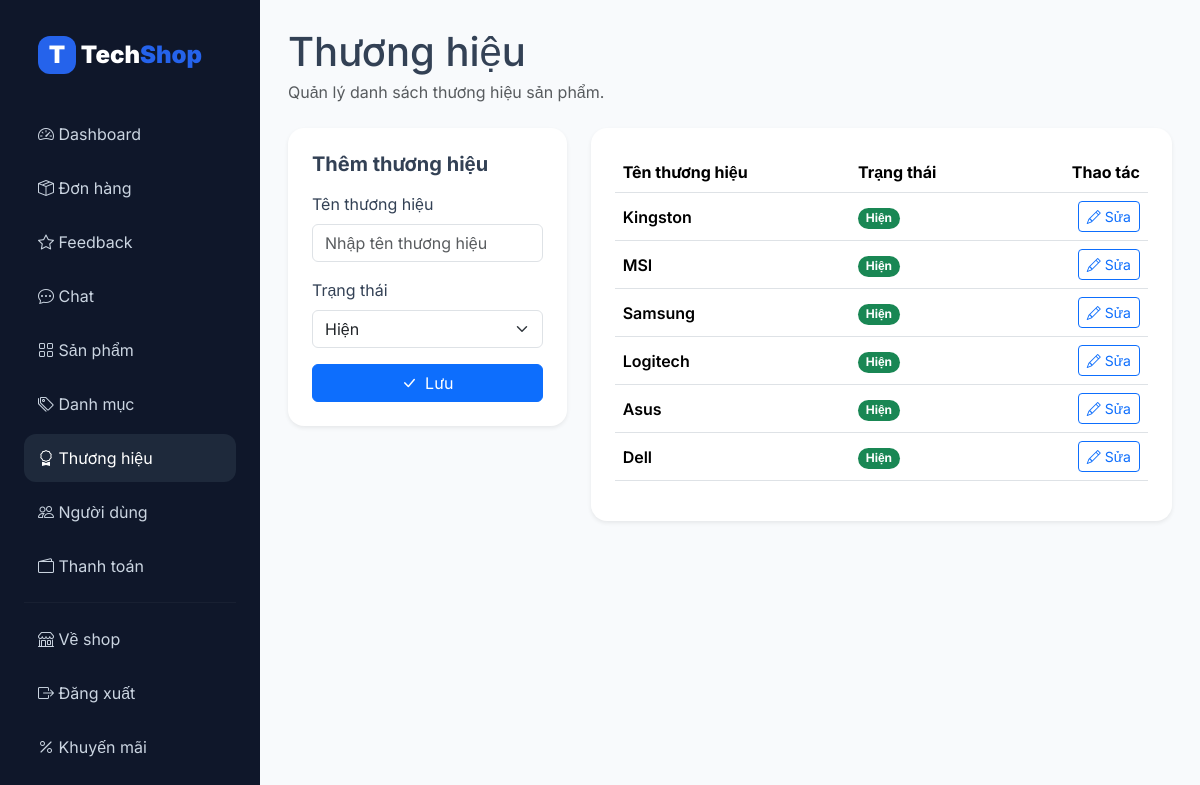
/admin/brands.php (signed in), run on the app's committed database.
### tables this page shows
CREATE TABLE `thuong_hieu` (
  `id_thuong_hieu` int(11) NOT NULL,
  `ten_thuong_hieu` varchar(150) NOT NULL,
  `trang_thai` enum('hien','an') DEFAULT 'hien'
);

### includes/helpers.php (called while the page is built, shortened)
<?php
function h(mixed $value): string
{
    return htmlspecialchars((string)$value, ENT_QUOTES, 'UTF-8');
}
function asset_url(string $path): string
{
    return rtrim(BASE_URL, '/') . '/' . ltrim($path, '/');
}

### config/database.php (called while the page is built, shortened)
<?php
function db_connect(): PDO
{
    $dsn = 'mysql:host=' . DB_HOST . ';port=' . DB_PORT . ';dbname=' . DB_NAME . ';charset=' . DB_CHARSET;
    return new PDO($dsn, DB_USER, DB_PASS, [
        PDO::ATTR_ERRMODE => PDO::ERRMODE_EXCEPTION,
        PDO::ATTR_DEFAULT_FETCH_MODE => PDO::FETCH_ASSOC,
        PDO::ATTR_EMULATE_PREPARES => false,
    ]);
}

### models/AdminCatalog.php (called while the page is built, shortened)
<?php
class AdminCatalog
{
    public function brands(): array
    {
        return $this->pdo
            ->query("SELECT * FROM thuong_hieu ORDER BY id_thuong_hieu DESC")
            ->fetchAll();
    }
}

### admin/brands.php (the view, shortened to what this page needs)
<?php
require_once __DIR__ . '/../models/AdminCatalog.php';
require __DIR__ . '/_layout_start.php';
$m    = new AdminCatalog(db_connect());
$edit = (int)($_GET['edit'] ?? 0);
$row  = $edit ? $m->findBrand($edit) : null;
$rows = $m->brands();
?>
<div class="d-flex justify-content-between align-items-center mb-4">
    <div>
        <h1 class="mb-1">Thương hiệu</h1>
        <p class="text-muted mb-0">Quản lý danh sách thương hiệu sản phẩm.</p>
    </div>
</div>
<div class="row g-4">
    <div class="col-md-4">
        <div class="bg-white p-4 rounded-4 shadow-sm">
            <h5 class="fw-700 mb-3">
                <?= $row ? 'Sửa thương hiệu' : 'Thêm thương hiệu' ?>
            </h5>
            <form method="post">
                <div class="mb-3">
                    <label class="form-label">Tên thương hiệu</label>
                    <input name="name" class="form-control"
                           value="<?= h($row['ten_thuong_hieu'] ?? '') ?>"
                           placeholder="Nhập tên thương hiệu" required>
                </div>
                <div class="mb-3">
                    <label class="form-label">Trạng thái</label>
                    <select name="trang_thai" class="form-select">
                        <option value="hien" <?= ($row['trang_thai'] ?? '') === 'hien' ? 'selected' : '' ?>>Hiện</option>
                    </select>
                </div>
                <button class="btn btn-primary w-100">
                    <i class="bi bi-check-lg me-2"></i>Lưu
                </button>
            </form>
        </div>
    </div>
    <div class="col-md-8">
        <div class="bg-white p-4 rounded-4 shadow-sm table-responsive">
            <table class="table align-middle">
                <thead>
                    <tr>
                        <th>Tên thương hiệu</th>
                        <th>Trạng thái</th>
                        <th class="text-end">Thao tác</th>
                    </tr>
                </thead>
                <tbody>
                    <?php foreach ($rows as $r): ?>
                    <tr>
                        <td class="fw-600"><?= h($r['ten_thuong_hieu']) ?></td>
                        <td>
                            <span class="badge rounded-pill bg-<?= $r['trang_thai'] === 'hien' ? 'success' : 'secondary' ?>">
                                <?= $r['trang_thai'] === 'hien' ? 'Hiện' : 'Ẩn' ?>
                            </span>
                        </td>
                        <td class="text-end">
                            <a href="<?= BASE_URL ?>/admin/brands.php?edit=<?= (int)$r['id_thuong_hieu'] ?>"
                               class="btn btn-sm btn-outline-primary">
                                <i class="bi bi-pencil me-1"></i>Sửa
                            </a>
                        </td>
                    </tr>
                    <?php endforeach; ?>
                </tbody>
            </table>
        </div>
    </div>
</div>
<?php require __DIR__ . '/_layout_end.php'; ?>

### admin/_layout_start.php (shortened to what this page needs)
<?php
$currentPath = basename($_SERVER['PHP_SELF']);
?>
<!DOCTYPE html>
<html lang="vi">
<head>
    <link href="https://cdn.jsdelivr.net/npm/bootstrap@5.3.2/dist/css/bootstrap.min.css" rel="stylesheet">
    <link href="https://cdn.jsdelivr.net/npm/bootstrap-icons@1.11.1/font/bootstrap-icons.css" rel="stylesheet">
    <link href="<?= asset_url('assets/css/style.css') ?>" rel="stylesheet">
</head>
<body>
<div class="admin-layout">
    <aside class="admin-sidebar">
        <a href="<?= BASE_URL ?>/admin/index.php" class="brand-logo text-white mb-4">
            <span class="brand-icon">T</span>
            <span>Tech<span>Shop</span></span>
        </a>
        <a class="<?= $currentPath === 'index.php' ? 'active' : '' ?>"
           href="<?= BASE_URL ?>/admin/index.php">
            <i class="bi bi-speedometer2"></i> Dashboard
        </a>
        <a class="<?= $currentPath === 'orders.php' ? 'active' : '' ?>"
           href="<?= BASE_URL ?>/admin/orders.php">
            <i class="bi bi-box-seam"></i> Đơn hàng
        </a>
        <a class="<?= $currentPath === 'reviews.php' ? 'active' : '' ?>"
           href="<?= BASE_URL ?>/admin/reviews.php">
            <i class="bi bi-star"></i> Feedback
        </a>
        <a class="<?= $currentPath === 'chat.php' ? 'active' : '' ?>"
           href="<?= BASE_URL ?>/admin/chat.php">
            <i class="bi bi-chat-dots"></i> Chat
        </a>
        <a class="<?= $currentPath === 'products.php' || $currentPath === 'product_form.php' ? 'active' : '' ?>"
           href="<?= BASE_URL ?>/admin/products.php">
            <i class="bi bi-grid"></i> Sản phẩm
        </a>
        <a class="<?= $currentPath === 'categories.php' ? 'active' : '' ?>"
           href="<?= BASE_URL ?>/admin/categories.php">
            <i class="bi bi-tags"></i> Danh mục
        </a>
        <a class="<?= $currentPath === 'brands.php' ? 'active' : '' ?>"
           href="<?= BASE_URL ?>/admin/brands.php">
            <i class="bi bi-award"></i> Thương hiệu
        </a>
        <a class="<?= $currentPath === 'users.php' ? 'active' : '' ?>"
           href="<?= BASE_URL ?>/admin/users.php">
            <i class="bi bi-people"></i> Người dùng
        </a>
        <a class="<?= $currentPath === 'payment_methods.php' ? 'active' : '' ?>"
           href="<?= BASE_URL ?>/admin/payment_methods.php">
            <i class="bi bi-wallet2"></i> Thanh toán
        </a>
        <hr style="border-color:rgba(255,255,255,0.15);margin:12px 0">
        <a href="<?= BASE_URL ?>/shop.php">
            <i class="bi bi-shop"></i> Về shop
        </a>
        <a href="<?= BASE_URL ?>/logout.php">
            <i class="bi bi-box-arrow-right"></i> Đăng xuất
        </a>
        <a href="<?= BASE_URL ?>/admin/promotions.php">
    <i class="bi bi-percent"></i> Khuyến mãi
</a>
    </aside>
    <main class="admin-main">

### admin/_layout_end.php (shortened to what this page needs)
</main>
</div>
</body>
</html>

### assets/css/style.css (style rules this page uses)
:root { --primary: #2563eb; --primary-dark: #1d4ed8; --dark: #0f172a; --muted: #64748b; --border: #e2e8f0; --danger: #ef4444; --success: #16a34a; --warning: #f59e0b; --bg: #f8fafc; }
* { box-sizing: border-box; }
body { font-family: "Inter", sans-serif; background: var(--bg); color: #334155; }
a { text-decoration: none; }
.fw-600 { font-weight: 600; }
.fw-700 { font-weight: 700; }
.brand-logo { display: inline-flex; align-items: center; gap: 10px; color: var(--dark); font-weight: 900; font-size: 24px; }
.brand-logo span span { color: var(--primary); }
.brand-icon { width: 38px; height: 38px; border-radius: 12px; background: var(--primary); color: #fff !important; display: inline-flex; align-items: center; justify-content: center; font-weight: 900; }
.admin-layout { display: flex; min-height: 100vh; }
.admin-sidebar { width: 260px; background: #0f172a; color: #fff; padding: 24px; }
.admin-sidebar a { display: block; color: #cbd5e1; padding: 12px 14px; border-radius: 12px; margin-bottom: 6px; }
.admin-sidebar a:hover, .admin-sidebar a.active { background: #1e293b; color: #fff; }
.admin-main { flex: 1; padding: 28px; background: #f8fafc; }
html, body { min-height: 100%; }
body { display: flex; flex-direction: column; }
main { flex: 1 0 auto; }

### data on the page
thuong_hieu: ten_thuong_hieu "Kingston", trang_thai "Hiện"
thuong_hieu: ten_thuong_hieu "MSI", trang_thai "Hiện"
thuong_hieu: ten_thuong_hieu "Samsung", trang_thai "Hiện"
thuong_hieu: ten_thuong_hieu "Logitech", trang_thai "Hiện"
thuong_hieu: ten_thuong_hieu "Asus", trang_thai "Hiện"
thuong_hieu: ten_thuong_hieu "Dell", trang_thai "Hiện"
